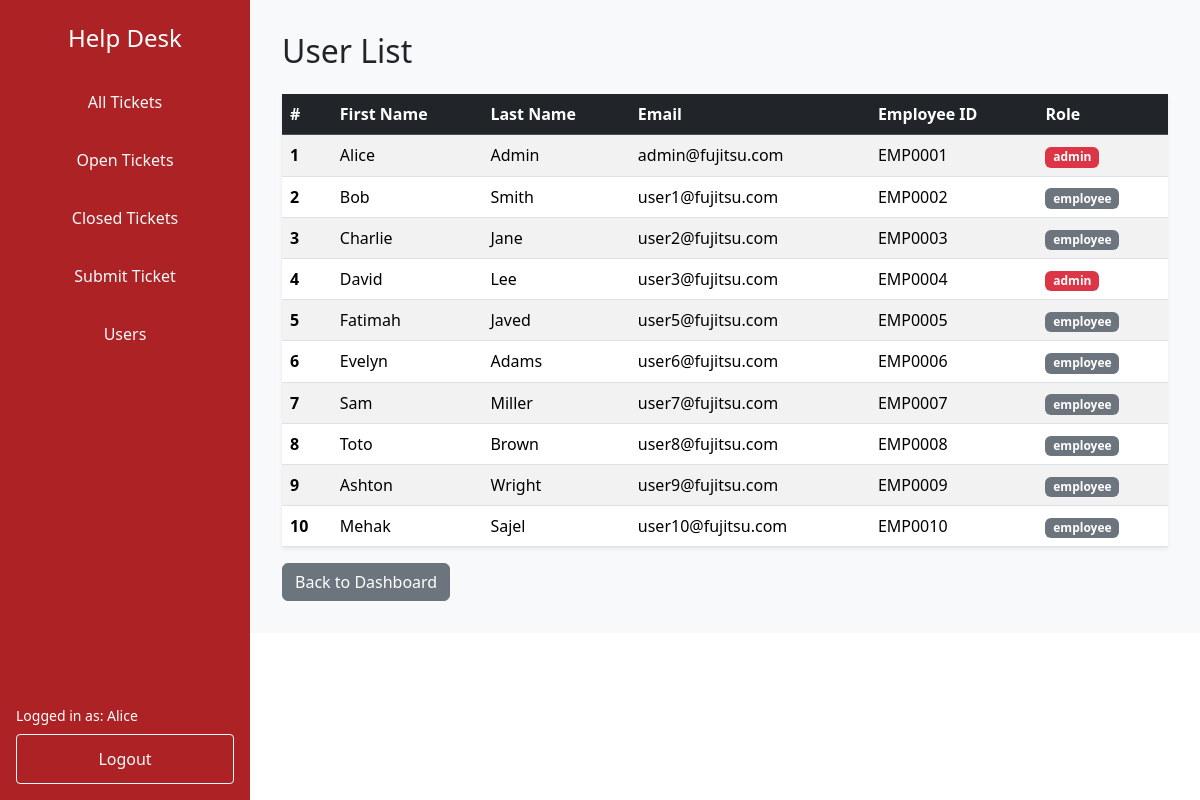
Page /admin/users (signed in) on the committed database.
### tables this page shows
CREATE TABLE users (
  id INTEGER PRIMARY KEY AUTOINCREMENT,
  email TEXT NOT NULL UNIQUE,
  password TEXT NOT NULL,
  first_name TEXT,
  last_name TEXT,
  employee_id TEXT,
  role TEXT CHECK(role IN ('admin', 'employee')) NOT NULL
);

### app.py (the view)
@app.route('/admin/users')
def view_users():
    if session.get('role') != 'admin':
        flash('You are not authorised to view this page.', 'error')
        return redirect(url_for('dashboard'))
    db = get_db()
    users = db.execute('SELECT * FROM users').fetchall()
    return render_template('view_users.html', users=users)

### app.py (called while the page is built)
def connect_db():
    rv = sqlite3.connect(app.config['DATABASE'])
    rv.row_factory = sqlite3.Row
    return rv

def get_db():
    if 'sqlite_db' not in g:
        g.sqlite_db = connect_db()
    return g.sqlite_db

### templates/view_users.html (shortened to what this page needs)
{% extends 'base_dashboard.html' %}
{% block content %}
<div class="d-flex justify-content-between align-items-center mb-4">
  <h2 class="mb-0">User List</h2>
</div>
<table class="table table-striped table-hover shadow-sm">
  <thead class="table-dark">
    <tr>
      <th scope="col">#</th>
      <th scope="col">First Name</th>
      <th scope="col">Last Name</th>
      <th scope="col">Email</th>
      <th scope="col">Employee ID</th>
      <th scope="col">Role</th>
    </tr>
  </thead>
  <tbody>
    {% for user in users %}
    <tr class="table-row-link" onclick="window.location='{{ url_for('view_user_tickets', user_id=user.id) }}'">
        <th scope="row">{{ loop.index }}</th>
        <td>{{ user.first_name }}</td>
        <td>{{ user.last_name }}</td>
        <td>{{ user.email }}</td>
        <td>{{ user.employee_id }}</td>
        <td>
        <span class="badge {% if user.role == 'admin' %}bg-danger{% else %}bg-secondary{% endif %}">
            {{ user.role }}
        </span>
        </td>
    </tr>
    {% else %}
    <tr>
        <td colspan="6" class="text-center text-muted">No users found.</td>
    </tr>
    {% endfor %}
  </tbody>
</table>
<a href="{{ url_for('dashboard') }}" class="btn btn-secondary">Back to Dashboard</a>
{% endblock %}

### templates/base_dashboard.html (shortened to what this page needs)
<!doctype html>
<html lang="en">
<head>
  <link href="https://cdn.jsdelivr.net/npm/bootstrap@5.3.3/dist/css/bootstrap.min.css" rel="stylesheet">
  <link href="{{ url_for('static', filename='css/style.css') }}" rel="stylesheet">
</head>
<body>
  {% if session.get('user_id') %}
    <div class="sidebar">
      <div class="nav-links">
        <h4 class="text-center mt-4 mb-4">Help Desk</h4>
        <a href="{{ url_for('dashboard') }}" class="btn w-100 mb-2">All Tickets</a>
        <a href="{{ url_for('dashboard') }}?status=Open" class="btn w-100 mb-2">Open Tickets</a>
        <a href="{{ url_for('dashboard') }}?status=Closed" class="btn w-100 mb-2">Closed Tickets</a>
        <a href="{{ url_for('submit_ticket') }}" class="btn w-100 mb-2">Submit Ticket</a>
        {% if session.get('role') == 'admin' %}
          <a href="{{ url_for('view_users') }}" class="btn w-100 mb-2">Users</a>
        {% endif %}
      </div>
      <div class="p-3">
        <div class="small mb-2">Logged in as: {{ session.get('first_name', 'Guest') }}</div>
        <a href="{{ url_for('logout') }}" class="btn btn-outline-light w-100">Logout</a>
      </div>
    </div>
  {% endif %}
  <div class="main-content {% if session.get('user_id') %}with-sidebar{% endif %}">
    {% block content %}{% endblock %}
  </div>
</body>
</html>

### static/css/style.css (style rules this page uses)
.sidebar { width: 250px; position: fixed; top: 0; bottom: 0; left: 0; background-color: lab(33.64% 57.08 46.95 / 0.867); color: #fff; display: flex; flex-direction: column; justify-content: space-between; }
.sidebar a { color: #f8f9fa; text-decoration: none; display: block; padding: 0.75rem 1rem; border-radius: 0.25rem; transition: background-color 0.2s, color 0.2s; }
.main-content { padding: 2rem; background-color: #f8f9fa; }
.with-sidebar { margin-left: 250px; }

### rows in the picture
users: get "Alice", first_name "Alice", last_name "Admin", email "admin@fujitsu.com", employee_id "EMP0001", role "admin"
users: first_name "Bob", last_name "Smith", email "user1@fujitsu.com", employee_id "EMP0002", role "employee"
users: first_name "Charlie", last_name "Jane", email "user2@fujitsu.com", employee_id "EMP0003", role "employee"
users: first_name "David", last_name "Lee", email "user3@fujitsu.com", employee_id "EMP0004", role "admin"
users: first_name "Fatimah", last_name "Javed", email "user5@fujitsu.com", employee_id "EMP0005", role "employee"
users: first_name "Evelyn", last_name "Adams", email "user6@fujitsu.com", employee_id "EMP0006", role "employee"
users: first_name "Sam", last_name "Miller", email "user7@fujitsu.com", employee_id "EMP0007", role "employee"
users: first_name "Toto", last_name "Brown", email "user8@fujitsu.com", employee_id "EMP0008", role "employee"
users: first_name "Ashton", last_name "Wright", email "user9@fujitsu.com", employee_id "EMP0009", role "employee"
users: first_name "Mehak", last_name "Sajel", email "user10@fujitsu.com", employee_id "EMP0010", role "employee"
